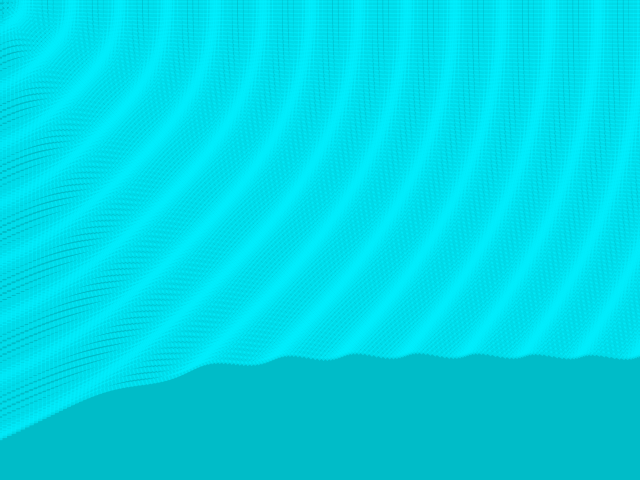
Frame 1 (no input)
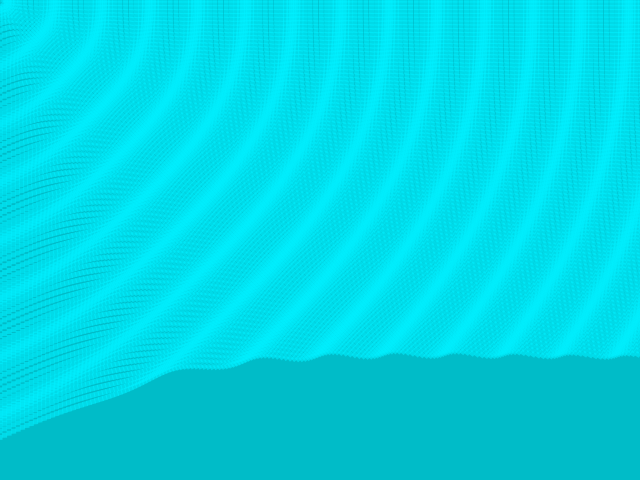
Frame 60 (the mouse pressed at the canvas centre just before this capture)
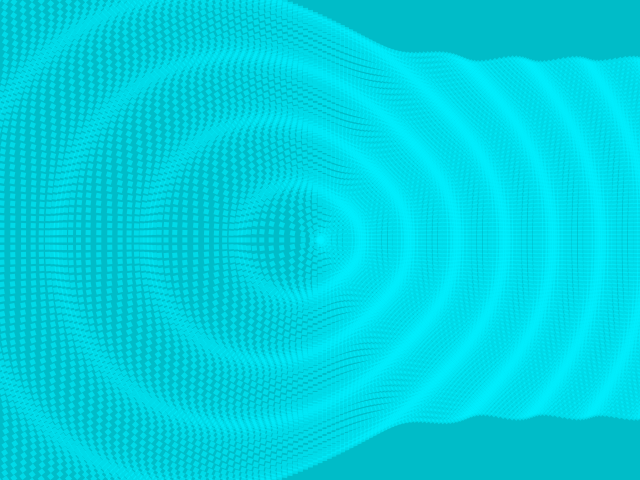
Frame 120 (the mouse held since frame 60 and released just before this capture)

The Processing sketch that drew these frames (run headless with seeded random() and noise(); from frame 60 on, the mouse is pressed at the canvas centre):

// Processing sketch: processing_130649
// ── processing_130649.pde

int _xstep =5 ;
int _ystep = 5;
Circle[] _circleArr = {};
int _numX, _numY;
float maxDist;

void setup() {
  background(130,255,200);
  size(640, 480); 
  _numX = int(1.4*width/_xstep);
  _numY = int(height/_ystep);
  smooth();
  colorMode(HSB);
  drawCircle();
  rectMode(CENTER);
  frameRate(30);
   for (int i=0; i < _numX * _numY; i++) {
    _circleArr[i].Dist(mouseX,mouseY);
  }
}

void draw() {
  background(130,255,200);
   for (int i=0; i < _numX * _numY; i++) {
       _circleArr[i].Distkousin(mouseX,mouseY);
  }
  for (int i=0; i < _numX * _numY; i++) {
    _circleArr[i].drawMe();
  }
}

/*void mousePressed(){
    
       for (int i=0; i < _numX * _numY; i++) {
    _circleArr[i].Dist(mouseX,mouseY);
  }
}*/

void drawCircle() {
  int x0=0;
  int y0=0;
  for (int i=0; i < _numX; i++) {
    x0 = i*_xstep;
    for (int j=0; j < _numY; j++) {
      y0 = j*_ystep;
      Circle thisCirc = new Circle(x0, y0, i, j);
      noStroke();
      thisCirc.drawMe();
      _circleArr = (Circle[])append(_circleArr, thisCirc);
    }
  }
}

class Circle {
  int x, y;
  color myPhotoColor;
  float[] rot = {};
  float[] d={};
  float[] plus={};
     float a=1.35;
    float b=1.15;
    float c=0.5;
    float[] r={};
  Circle (int x1, int y1, int i, int j) {
    x = x1;
    y = y1;
  }


  void Dist(float bx,float by) {
   float d02 = dist(x,y,bx,by)/10;
   float rot02 = atan2(-by+y,-bx+x);
   float r02=(a+c+(c-a)*cos(rot02))/2;
   d = (float[])append(d , d02);
   plus = (float[])append(plus , 0);
   rot = (float[])append(rot , rot02);
   r = (float[])append(r , r02);
  }
  
   void Distkousin(float bx,float by) {
   float d02 = dist(x,y,bx,by)/10;
   float rot02 = atan2(-by+y,-bx+x);
   float r02=(a+c+(c-a)*cos(rot02))/2;
   if(d.length > 0){
   d[d.length-1] =  d02;
   rot[rot.length-1] = rot02;
   r[r.length-1]=r02;

   }
  }

  void drawMe() {
    fill(130,255,255, 150);
    pushMatrix();
    translate(mouseX,mouseY);
    for(int k=0;k<d.length;k++){
    rotate(rot[k]);
    translate((d[k]*10+5*sin(d[k]+plus[k]))*sqrt((r[k]*r[k]+b*b/4*cos(rot[k])*cos(rot[k]))),0);
    plus[k]-=0.6;
    }
    rect(0,0,5,5);
    popMatrix();
  }
}
